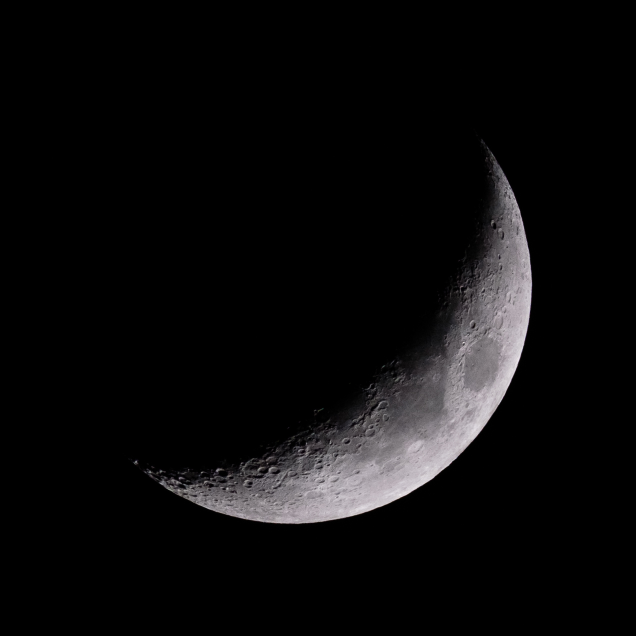
#> input picture images/test-2.jpg, 1272 x 1272 px (shown at 1/2 size)
$ python test.py
#> lines starting #> are read from the running program, lines starting #| are printed output that depends on the picture; after the words box and inside, x2 and y2 are one past the last pixel; in counts of white or black regions, pixels touching at a corner belong together
import cv2 as cv
import numpy as np
from matplotlib import pyplot as plt, scale

scale_factor = 8
moon_img = cv.imread("images/test-2.jpg")
#> moon_img is the input picture: shape (1272, 1272, 3); mean B, G, R 11.8, 11.3, 11.9
img1 = cv.resize(moon_img, None, fx=1/scale_factor, fy=1/scale_factor, interpolation=cv.INTER_AREA)
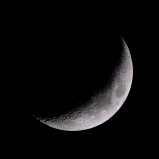
#> img1: shape (159, 159, 3); mean B, G, R 11.8, 11.3, 11.9
# img1 = cv.resize(moon_img, None, fx=1/scale_factor, fy=1/scale_factor)
grayscale = np.mean(img1, axis = 2)
gradx = cv.Scharr(grayscale,cv.CV_64F,1,0)
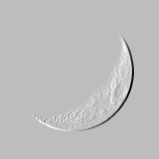
#> gradx: shape (159, 159) float64; min -3366.3, max 1158.3, mean 0; drawn with min black and max white
grady = cv.Scharr(grayscale,cv.CV_64F,0,1)
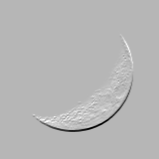
#> grady: shape (159, 159) float64; min -3330, max 1322, mean 0; drawn with min black and max white
sobelmag = np.sqrt(np.square(gradx) + np.square(grady))
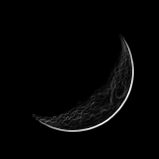
#> sobelmag: shape (159, 159) float64; min 0, max 3817.3, mean 69.8; drawn with min black and max white
laplac = cv.Laplacian(grayscale,cv.CV_64F)
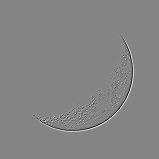
#> laplac: shape (159, 159) float64; min -277.3, max 257, mean 0; drawn with min black and max white
edges = cv.Canny(grayscale.astype('uint8'), 50, 200)
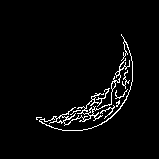
#> edges: shape (159, 159); 3.3% white in thin lines or dots, all inside (x1, y1, x2, y2) = (36, 34, 133, 131)


fig1, axes = plt.subplots(2,3)
plt.colorbar(axes[0,0].imshow(grayscale, cmap = "plasma"), ax=axes[0,0])
plt.colorbar(axes[0,1].imshow(gradx, cmap = "plasma"), ax=axes[0,1])
plt.colorbar(axes[0,2].imshow(grady, cmap = "plasma"), ax=axes[0,2])
plt.colorbar(axes[1,0].imshow(sobelmag, cmap = "plasma"), ax=axes[1,0])
plt.colorbar(axes[1,1].imshow(laplac, cmap = "plasma"), ax=axes[1,1])
plt.colorbar(axes[1,2].imshow(edges, cmap = "plasma"), ax=axes[1,2])
plt.show()
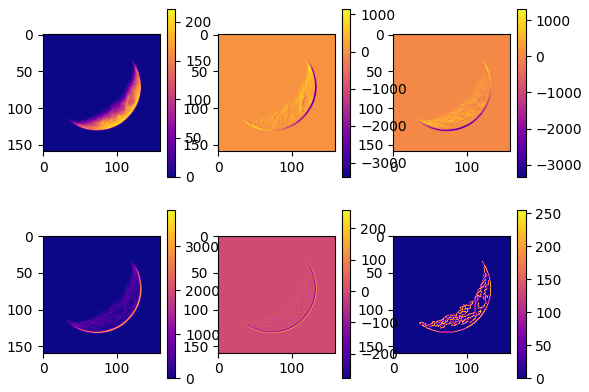
#> figure drawn by matplotlib, 12 panels
